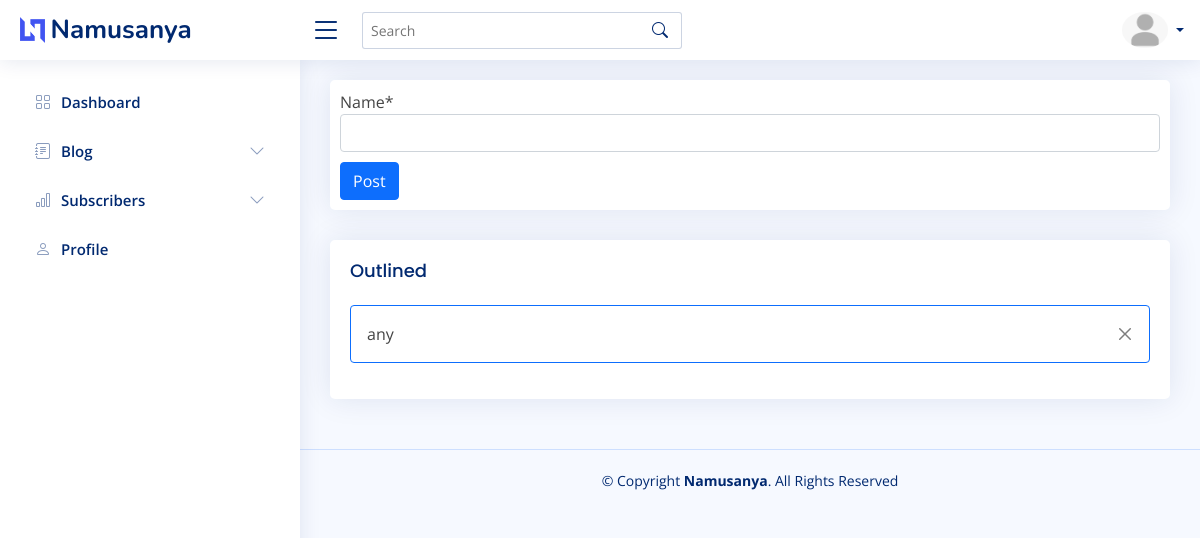
/dashboard/blog/categories/, run on an earlier commit of the app's database.
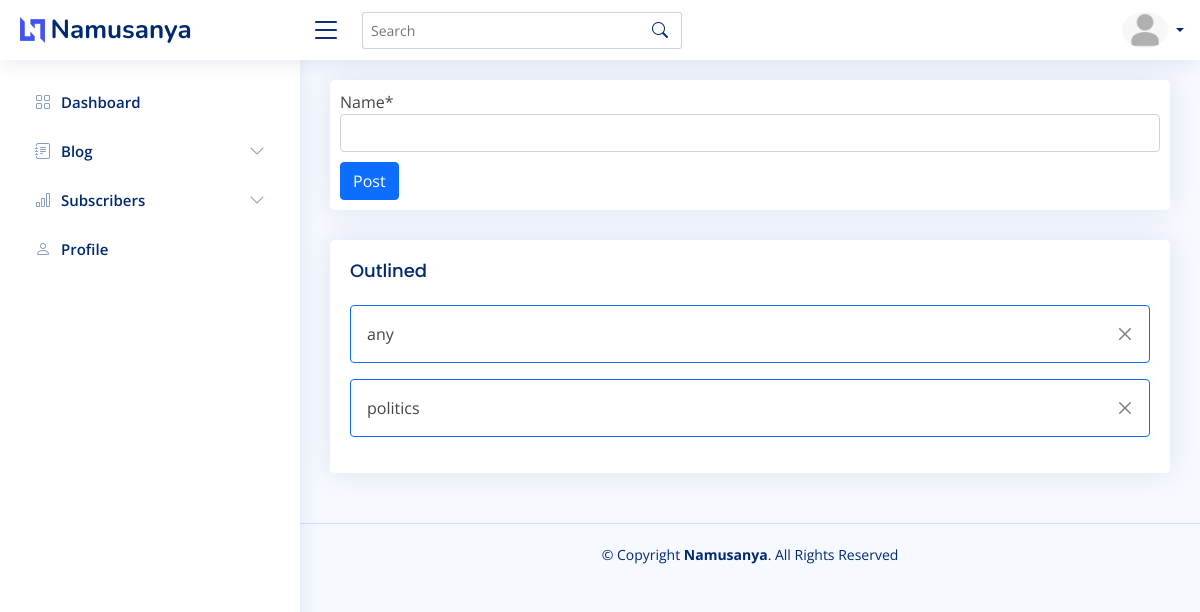
And on a later commit of the database.
### blog/models.py (models this page shows, shortened)
class Category(models.Model):
    name = models.CharField(max_length=20, unique=True)
    slug = models.SlugField(null=True, blank=True)

### admin_area/views.py (the view)
# urls.py: path("blog/categories/", CategoriesCreateView.as_view(), name="categories"),
class CategoriesCreateView(CreateView):
    template_name = "admin_area/categories.html"
    model = Category
    fields = ["name"]
    success_url = "/dashboard/blog/categories/"
    def get_context_data(self, **kwargs):
        context = super().get_context_data(**kwargs)
        context["categories"] = Category.objects.all()
        return context

### templates/admin_area/categories.html
{% extends "admin_area/base.html" %} {% load static %} {% load crispy_forms_tags %} {% block content %}
<div class="card">
    <form method="POST" style="padding: 10px;" enctype="multipart/form-data">
        {% csrf_token %} {{ form|crispy }}
        <button type="submit" style="margin-top: 10px;" class="btn btn-primary">Post</button>
    </form>
</div>
<div class="card">
    <div class="card-body">
        <h5 class="card-title">Outlined</h5>
        {% for category in categories %}
        <div class="alert border-primary alert-dismissible fade show" role="alert">
            {{ category.name }}
            <a href="{% url 'categories_delete' category.pk %}" type="button" class="btn-close" aria-label="Close"></a>
        </div>
        {% endfor %}
    </div>
</div>
{% endblock content %}

What changed in the data, as far as the page shows it:
added Category: name "politics"
